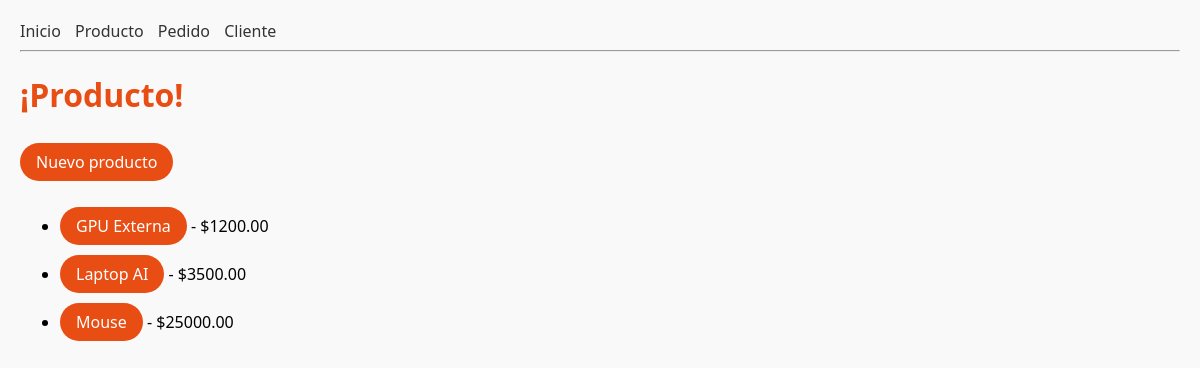
/productos/, run on the app's committed database.
### tienda/models.py (models this page shows, shortened)
class Producto(models.Model):
    nombre = models.CharField(max_length=100)
    descripcion = models.TextField()
    precio = models.DecimalField(max_digits=8, decimal_places=2)
    creado_en = models.DateTimeField(auto_now_add=True)

### tienda/views.py (the view)
# urls.py: path("productos/", views.lista_productos, name="lista_productos"),
def lista_productos(request):
    productos = Producto.objects.all().order_by("nombre")
    return render(request, "tienda/lista_productos.html", {"productos": productos})

### tienda/templates/tienda/lista_productos.html (shortened to what this page needs)
{% extends "tienda/base.html" %}
{% block content %}
<h1>¡Producto!</h1>
<p>
<a href="{% url 'tienda:crear_producto' %}"class="btn primary"> Nuevo producto</a>
</p>
<ul>
    {% for p in productos %}
    <li>
        <a href="{% url 'tienda:detalle_producto' p.pk %}"class="btn primary">{{p.nombre}}</a>
        - ${{ p.precio|floatformat:2 }}
    </li>
    {%endfor%}
</ul>
{% endblock %}

### tienda/static/css/main.css (style rules this page uses)
body { font-family: 'Segoe UI', sans-serif; margin: 20px; background-color: #f9f9f9; }
h1 { color: #e84d13; }
.btn { display: inline-block; padding: 8px 16px; margin: 5px 0; color: #fff; border-radius: 9999px; text-decoration: none; font-weight: 500; transition: background 0.3s, transform 0.2s; }
.primary { background-color: #e84d13; }

### data on the page
Producto: nombre "GPU Externa", precio "1200.00"
Producto: nombre "Laptop AI", precio "3500.00"
Producto: nombre "Mouse", precio "25000.00"
